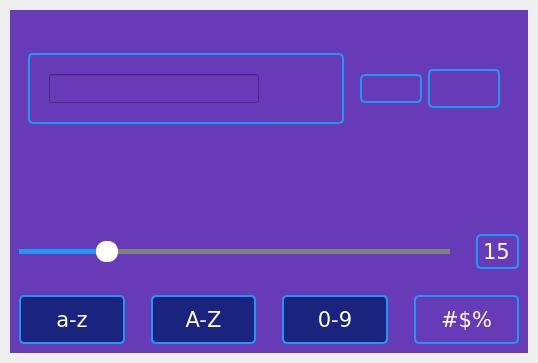
<?xml version="1.0" encoding="UTF-8"?>
<ui version="4.0">
 <class>MainWindow</class>
 <widget class="QMainWindow" name="MainWindow">
  <property name="geometry">
   <rect>
    <x>0</x>
    <y>0</y>
    <width>532</width>
    <height>363</height>
   </rect>
  </property>
  <property name="sizePolicy">
   <sizepolicy hsizetype="Maximum" vsizetype="Preferred">
    <horstretch>0</horstretch>
    <verstretch>0</verstretch>
   </sizepolicy>
  </property>
  <property name="windowTitle">
   <string>Password Generator</string>
  </property>
  <property name="windowIcon">
   <iconset resource="resources.qrc">
    <normaloff>:/icons/icons/ic_vpn_key_128_28771.ico</normaloff>:/icons/icons/ic_vpn_key_128_28771.ico</iconset>
  </property>
  <property name="styleSheet">
   <string notr="true"/>
  </property>
  <widget class="QWidget" name="centralwidge">
   <property name="styleSheet">
    <string notr="true">QWidget{
    background-color: #673AB7;
    color: white;
    font-family: Verdana;
    font-size: 16pt;
    margin: 10px;
}

QPushButton{
    border: 2px solid #2196F3;
    border-radius: 5px;
}

QPushButton#btn_lower, #btn_upper, #btn_digits, #btn_symbols{
    padding: 10px;
}

QPushButton:hover {
    border-color: #2196F3;
}

QPushButton:pressed{
    border: 4px solid #2196F3;
    border-radius: 5px;
}

QPushButton:checked{
    background-color: #1A237E;
    border-color: #2196F3;
}</string>
   </property>
   <layout class="QGridLayout" name="gridLayout">
    <item row="0" column="0">
     <widget class="QFrame" name="layot_password">
      <property name="styleSheet">
       <string notr="true"/>
      </property>
      <layout class="QHBoxLayout" name="frame_password">
       <item>
        <widget class="QFrame" name="frame_password_2">
         <property name="sizePolicy">
          <sizepolicy hsizetype="Minimum" vsizetype="Maximum">
           <horstretch>0</horstretch>
           <verstretch>0</verstretch>
          </sizepolicy>
         </property>
         <property name="styleSheet">
          <string notr="true">QFrame{
    border: 2px solid gray;
    border-radius: 5px;
    margin-left: 0;
}

QFrame{
    border-color: #2196F3;
}</string>
         </property>
         <property name="frameShape">
          <enum>QFrame::Shape::StyledPanel</enum>
         </property>
         <property name="frameShadow">
          <enum>QFrame::Shadow::Raised</enum>
         </property>
         <layout class="QHBoxLayout" name="horizontalLayout_5">
          <item>
           <widget class="QLineEdit" name="lineEdit"/>
          </item>
          <item>
           <widget class="QPushButton" name="btn_visibility">
            <property name="cursor">
             <cursorShape>PointingHandCursor</cursorShape>
            </property>
            <property name="styleSheet">
             <string notr="true">QPushButton{
    border: none;
    margin: 0 ;
    background-color: transparent;
}</string>
            </property>
            <property name="text">
             <string/>
            </property>
            <property name="icon">
             <iconset resource="resources.qrc">
              <normaloff>:/icons/icons/eye_slash_visible_hide_hidden_show_icon_145987.ico</normaloff>
              <normalon>:/icons/icons/eye_visible_hide_hidden_show_icon_145988.ico</normalon>:/icons/icons/eye_slash_visible_hide_hidden_show_icon_145987.ico</iconset>
            </property>
            <property name="iconSize">
             <size>
              <width>30</width>
              <height>30</height>
             </size>
            </property>
            <property name="checkable">
             <bool>true</bool>
            </property>
            <property name="checked">
             <bool>true</bool>
            </property>
           </widget>
          </item>
         </layout>
        </widget>
       </item>
       <item>
        <widget class="QPushButton" name="btn_refresh">
         <property name="cursor">
          <cursorShape>PointingHandCursor</cursorShape>
         </property>
         <property name="styleSheet">
          <string notr="true">QPushButton{
    margin-right: 0;
    margin-left: 0;
    border-color: #2196F3;
}</string>
         </property>
         <property name="text">
          <string/>
         </property>
         <property name="icon">
          <iconset resource="resources.qrc">
           <normaloff>:/icons/icons/twocirclingarrows1_120592.ico</normaloff>:/icons/icons/twocirclingarrows1_120592.ico</iconset>
         </property>
         <property name="iconSize">
          <size>
           <width>52</width>
           <height>52</height>
          </size>
         </property>
        </widget>
       </item>
       <item>
        <widget class="QPushButton" name="btn_copy">
         <property name="cursor">
          <cursorShape>PointingHandCursor</cursorShape>
         </property>
         <property name="styleSheet">
          <string notr="true">QPushButton{
    padding: 5px;
    margin-left: 0;
	border-color:  #2196F3;
}</string>
         </property>
         <property name="text">
          <string/>
         </property>
         <property name="icon">
          <iconset resource="resources.qrc">
           <normaloff>:/icons/icons/clipboard_89387.ico</normaloff>:/icons/icons/clipboard_89387.ico</iconset>
         </property>
         <property name="iconSize">
          <size>
           <width>42</width>
           <height>42</height>
          </size>
         </property>
         <property name="shortcut">
          <string>Ctrl+C</string>
         </property>
        </widget>
       </item>
      </layout>
     </widget>
    </item>
    <item row="1" column="0">
     <layout class="QHBoxLayout" name="layout_info">
      <item>
       <widget class="QLabel" name="label_strength">
        <property name="sizePolicy">
         <sizepolicy hsizetype="Minimum" vsizetype="Maximum">
          <horstretch>0</horstretch>
          <verstretch>0</verstretch>
         </sizepolicy>
        </property>
        <property name="text">
         <string/>
        </property>
        <property name="alignment">
         <set>Qt::AlignmentFlag::AlignCenter</set>
        </property>
       </widget>
      </item>
     </layout>
    </item>
    <item row="2" column="0">
     <layout class="QHBoxLayout" name="layout_length">
      <item>
       <widget class="QSlider" name="slider_length">
        <property name="cursor">
         <cursorShape>PointingHandCursor</cursorShape>
        </property>
        <property name="styleSheet">
         <string notr="true">QSlider::groove:horizontal{
    background-color: transparent;
    height: 5px;
}
QSlider::sub-page:horizontal{
    background-color: #2196F3;
}

QSlider::add-page:horizontal{
    background-color: gray;
}

QSlider::handle:horizontal{
    background-color: white;
    width: 22px;
    border-radius: 10px;
    margin-top: -8px;
    margin-bottom: -8px;
}
</string>
        </property>
        <property name="maximum">
         <number>80</number>
        </property>
        <property name="value">
         <number>15</number>
        </property>
        <property name="orientation">
         <enum>Qt::Orientation::Horizontal</enum>
        </property>
       </widget>
      </item>
      <item>
       <widget class="QSpinBox" name="spinbox_length">
        <property name="styleSheet">
         <string notr="true">QSpinBox{
    border:2px solid #2196F3;
    border-radius: 5px;
    background: transparent;
    padding: 2px;
}

QSpinBox:hover{
    border-color: #2196F3;
}</string>
        </property>
        <property name="alignment">
         <set>Qt::AlignmentFlag::AlignCenter</set>
        </property>
        <property name="buttonSymbols">
         <enum>QAbstractSpinBox::ButtonSymbols::NoButtons</enum>
        </property>
        <property name="maximum">
         <number>80</number>
        </property>
        <property name="value">
         <number>15</number>
        </property>
       </widget>
      </item>
     </layout>
    </item>
    <item row="3" column="0">
     <layout class="QHBoxLayout" name="layout_character">
      <item>
       <widget class="QPushButton" name="btn_lower">
        <property name="text">
         <string>a-z</string>
        </property>
        <property name="checkable">
         <bool>true</bool>
        </property>
        <property name="checked">
         <bool>true</bool>
        </property>
       </widget>
      </item>
      <item>
       <widget class="QPushButton" name="btn_upper">
        <property name="text">
         <string>A-Z</string>
        </property>
        <property name="checkable">
         <bool>true</bool>
        </property>
        <property name="checked">
         <bool>true</bool>
        </property>
       </widget>
      </item>
      <item>
       <widget class="QPushButton" name="btn_digits">
        <property name="text">
         <string>0-9</string>
        </property>
        <property name="checkable">
         <bool>true</bool>
        </property>
        <property name="checked">
         <bool>true</bool>
        </property>
       </widget>
      </item>
      <item>
       <widget class="QPushButton" name="btn_symbols">
        <property name="text">
         <string>#$%</string>
        </property>
        <property name="checkable">
         <bool>true</bool>
        </property>
       </widget>
      </item>
     </layout>
    </item>
   </layout>
  </widget>
 </widget>
 <resources>
  <include location="resources.qrc"/>
 </resources>
 <connections/>
</ui>
